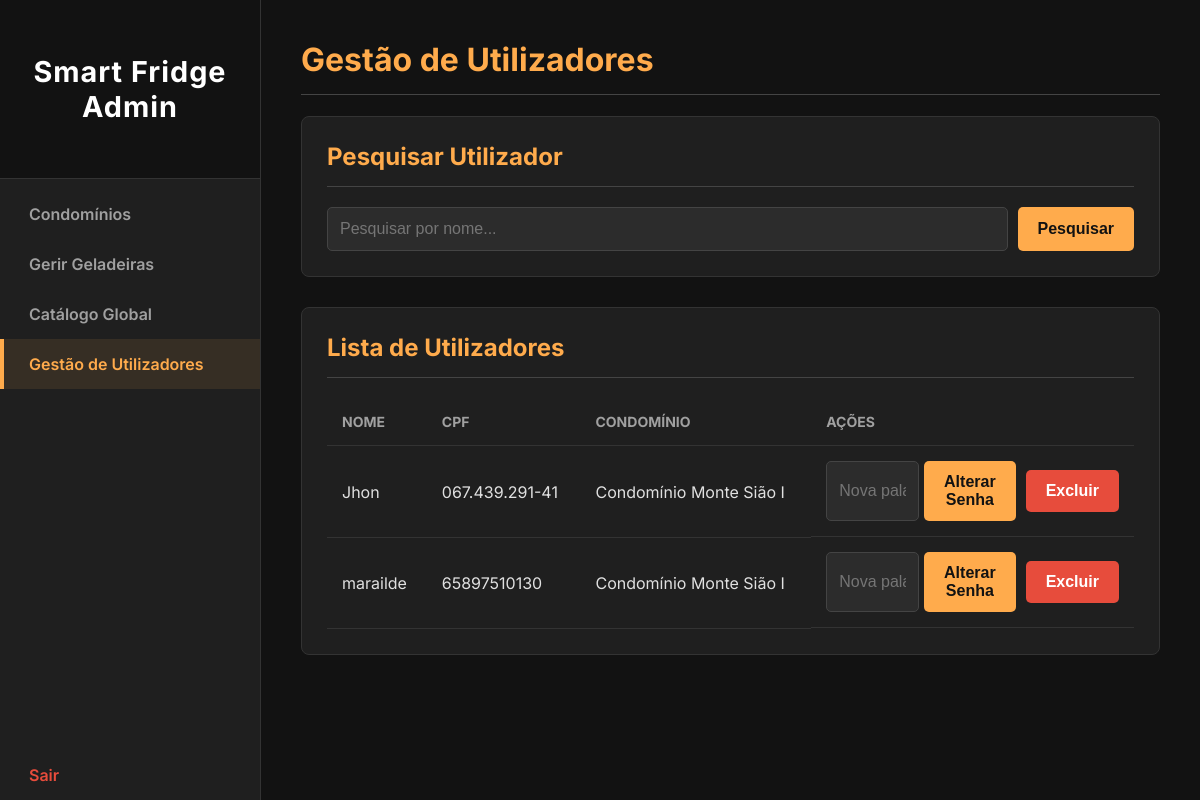
Before: /admin/utilizadores (signed in) with the older database file.
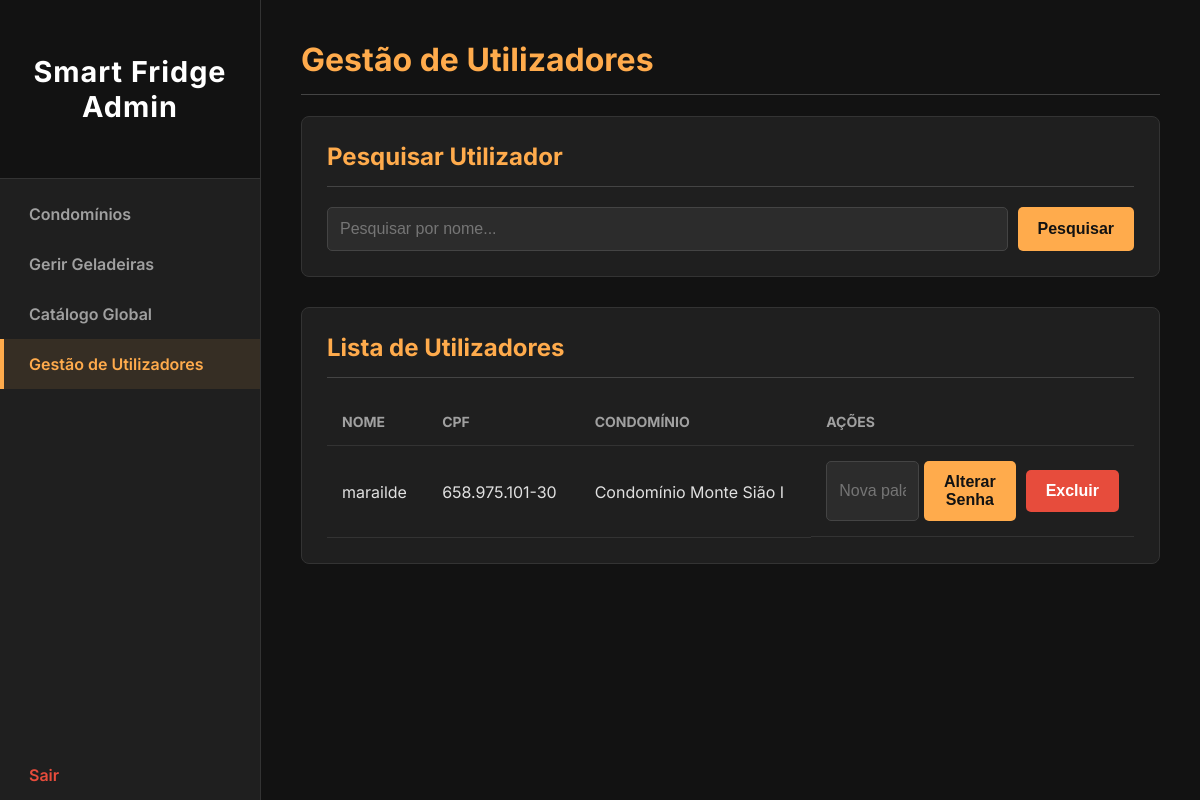
After: the same page with the newer database file.
### models.py (models this page shows, shortened)
class User(db.Model, UserMixin):
    __tablename__ = 'user'
    id = db.Column(db.Integer, primary_key=True)
    full_name = db.Column(db.String(150), nullable=False)
    cpf = db.Column(db.String(14), nullable=False, unique=True)
    birth_date = db.Column(db.String(10), nullable=False)
    password_hash = db.Column(db.String(255), nullable=False)
    condominio_name = db.Column(db.String(150), nullable=False)
    apartment_address = db.Column(db.String(100), nullable=False)
    is_admin = db.Column(db.Boolean, default=False)
    profile_image = db.Column(db.String(20), nullable=False, default='default.jpg')
    favorite_products = db.relationship('Product', secondary=favorites, lazy='dynamic',
        backref=db.backref('favorited_by', lazy=True))

### app.py (the view)
@app.route('/admin/utilizadores', methods=['GET', 'POST'])
@login_required
def gerenciar_utilizadores():
    if not current_user.is_admin: return redirect(url_for('user_dashboard'))
    query = User.query.filter_by(is_admin=False)
    if request.method == 'POST':
        search_query = request.form.get('search')
        if search_query: query = query.filter(User.full_name.ilike(f'%{search_query}%'))
    utilizadores = query.order_by(User.full_name).all()
    return render_template('gerenciar_utilizadores.html', utilizadores=utilizadores)

### app.py (called while the page is built)
@login_manager.user_loader
def load_user(user_id):
    return User.query.get(int(user_id))

### templates/gerenciar_utilizadores.html (shortened to what this page needs)
<!DOCTYPE html>
<html lang="pt-br">
<head>
    <link rel="stylesheet" href="{{ url_for('static', filename='admin_style.css') }}">
</head>
<body>
    <div class="wrapper">
        <nav class="sidebar">
            <div class="sidebar-header">
                <h3 class="logo-text">Smart Fridge Admin</h3>
            </div>
            <ul>
                <li><a href="{{ url_for('gerenciar_condominios') }}">Condomínios</a></li>
                <li><a href="{{ url_for('selecionar_geladeira') }}">Gerir Geladeiras</a></li>
                <li><a href="{{ url_for('gerenciar_catalogo') }}">Catálogo Global</a></li>
                <li><a href="{{ url_for('gerenciar_utilizadores') }}" class="active">Gestão de Utilizadores</a></li>
                <li><a href="{{ url_for('logout') }}" class="logout-link">Sair</a></li>
            </ul>
        </nav>
        <main class="main-content">
            <h1>Gestão de Utilizadores</h1>
            <div class="card">
                <h2>Pesquisar Utilizador</h2>
                <form method="POST" class="search-form">
                    <input type="search" name="search" placeholder="Pesquisar por nome...">
                    <button type="submit">Pesquisar</button>
                </form>
            </div>
            <div class="card">
                <h2>Lista de Utilizadores</h2>
                <table>
                    <thead>
                        <tr>
                            <th>Nome</th>
                            <th>CPF</th>
                            <th>Condomínio</th>
                            <th style="width: 40%;">Ações</th>
                        </tr>
                    </thead>
                    <tbody>
                        {% for user in utilizadores %}
                        <tr>
                            <td>{{ user.full_name }}</td>
                            <td>{{ user.cpf }}</td>
                            <td>{{ user.condominio_name }}</td>
                            <td class="actions">
                                <form action="{{ url_for('alterar_senha_utilizador', user_id=user.id) }}" method="POST" class="inline-form">
                                    <input type="password" name="new_password" placeholder="Nova palavra-passe" required>
                                    <button type="submit">Alterar Senha</button>
                                </form>
                                <form action="{{ url_for('excluir_utilizador', user_id=user.id) }}" method="POST" onsubmit="return confirm('Tem a certeza que quer excluir este utilizador? Esta ação é irreversível.');" class="inline-form">
                                    <button type="submit" class="delete-btn">Excluir</button>
                                </form>
                            </td>
                        </tr>
                        {% else %}
                        <tr>
                            <td colspan="4" style="text-align: center;">Nenhum utilizador encontrado.</td>
                        </tr>
                        {% endfor %}
                    </tbody>
                </table>
            </div>
        </main>
    </div>
</body>
</html>

Changed rows visible on the page:
removed User: full_name "Jhon", cpf "067.439.291-41", condominio_name "Condomínio Monte Sião I"
changed User "marailde": cpf "65897510130" → "658.975.101-30"
